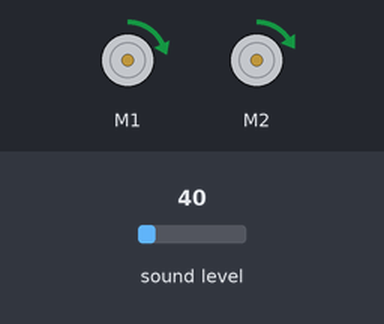
A program run on a simulated BBC micro:bit (MakeCode). Shown: 2 × DC motor (green arrow = forward, orange = backward, longer = faster). The inputs (shaded band) are chosen by the test bench; at power-on: sound level 40. Random numbers come from a fixed seed.

Above: at 1.2 s.
1.3 s: sound level set to 87
4.4 s: sound level set to 94
At 5.4 s:
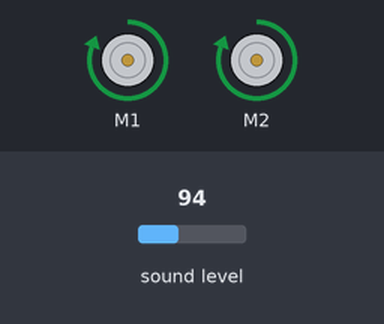
6.1 s: sound level set to 5
At 7.6 s:
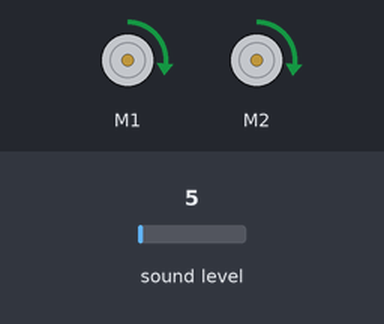
9.2 s: sound level set to 128
Timing chart, 0 to 11.8 s (numbered marks = the images above; inputs shaded):
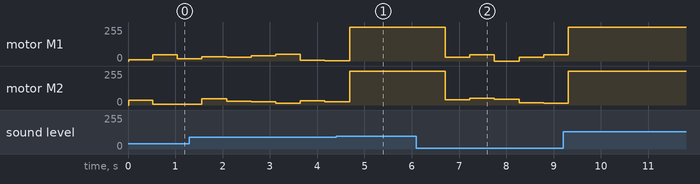

Measured:
- the behaviour switches between 89 and 90 on sound level (found by bisection; images 0 and 1)

The program:

main.ts
```typescript
basic.forever(function () {
    if (input.soundLevel() < 90) {
        maqueen.motorRun(maqueen.Motors.M1, maqueen.Dir.CW, randint(0, 50))
        maqueen.motorRun(maqueen.Motors.M2, maqueen.Dir.CW, randint(0, 50))
        basic.pause(500)
    } else {
        maqueen.motorRun(maqueen.Motors.All, maqueen.Dir.CW, 255)
        basic.pause(2000)
    }
})
```

test.ts
```typescript
// aquí va el archivo "tests"; esto no se compilará cuando este paquete se utilice como una extensión.
```
